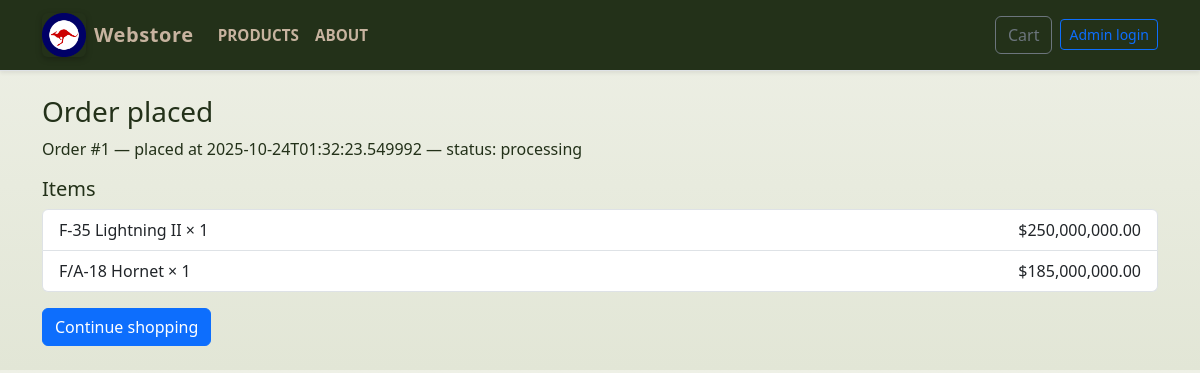
The page /order/success/1 on the database its author committed.
### tables this page shows
CREATE TABLE orders (
        id INTEGER PRIMARY KEY,
        customer_id INTEGER NOT NULL,
        total REAL NOT NULL,
        status TEXT NOT NULL,
        created_at TEXT NOT NULL, agency TEXT, authorized_officer TEXT, official_email TEXT, position_clearance TEXT, contact_number TEXT, po_number TEXT, contract_reference TEXT, funding_source TEXT, auth_doc TEXT, vendor_id TEXT, end_user_cert TEXT, export_license_status TEXT, delivery_location TEXT, required_delivery_date TEXT, payment_method TEXT, declaration_agreed INTEGER, digital_signature TEXT,
        FOREIGN KEY(customer_id) REFERENCES customers(id) ON DELETE CASCADE
    );

CREATE TABLE order_items (
        id INTEGER PRIMARY KEY,
        order_id INTEGER NOT NULL,
        product_id INTEGER NOT NULL,
        quantity INTEGER NOT NULL,
        unit_price REAL NOT NULL,
        FOREIGN KEY(order_id) REFERENCES orders(id) ON DELETE CASCADE,
        FOREIGN KEY(product_id) REFERENCES products(id) ON DELETE RESTRICT
    );

CREATE TABLE products (
        id INTEGER PRIMARY KEY,
        sku TEXT UNIQUE NOT NULL,
        name TEXT NOT NULL,
        description TEXT,
        price REAL NOT NULL,
        image TEXT,
        created_at TEXT NOT NULL
    , stock INTEGER NOT NULL DEFAULT 0);

### app.py (the view)
@app.route("/order/success/<int:order_id>")
def order_success(order_id):
    db = get_db()
    order = db.execute("SELECT o.id, o.total, o.status, o.created_at, c.name, c.email FROM orders o LEFT JOIN customers c ON o.customer_id = c.id WHERE o.id = ?", (order_id,)).fetchone()
    items = db.execute("SELECT oi.quantity, oi.unit_price, p.name FROM order_items oi JOIN products p ON oi.product_id = p.id WHERE oi.order_id = ?", (order_id,)).fetchall()
    return render_template("order_success.html", order=order, items=items)

### app.py (called while the page is built)
def get_db():
    if 'db' not in g:
        conn = sqlite3.connect(DB_PATH)
        conn.row_factory = sqlite3.Row
        conn.execute("PRAGMA foreign_keys = ON;")
        g.db = conn
    return g.db

@app.context_processor
def inject_cart_count():
    cart = session.get("cart", {}) if session is not None else {}
    try:
        count = sum(int(v) for v in cart.values()) if cart else 0
    except Exception:
        count = 0
    return {"cart_count": count}

### templates/order_success.html (shortened to what this page needs)
<!doctype html>
<html lang="en">
<head>
  <link href="https://cdn.jsdelivr.net/npm/bootstrap@5.3.0/dist/css/bootstrap.min.css" rel="stylesheet">
  <link rel="stylesheet" href="{{ url_for('static', filename='css/styles.css') }}">
</head>
<body>
  {% include 'navbar.html' %}
  <div class="container py-4">
    <h3>Order placed</h3>
    <p>Order #{{ order.id }} — placed at {{ order.created_at }} — status: {{ order.status }}</p>
    <h5>Items</h5>
    <ul class="list-group mb-3">
      {% for it in items %}
      <li class="list-group-item d-flex justify-content-between">
        <div>{{ it["name"] }} × {{ it["quantity"] }}</div>
        <div>${{ "{:,.2f}".format(it["unit_price"] * it["quantity"]) }}</div>
      </li>
      {% endfor %}
    </ul>
    <a href="{{ url_for('products') }}" class="btn btn-primary">Continue shopping</a>
  </div>
</body>
</html>

### static/css/styles.css (style rules this page uses)
:root { --olive: #4b5320; --army-dark: #233119; --khaki: #c7b39f; --sand: #e6dcc8; --accent: #8b1f1f; --white: #ffffff; --navy: #001a66; }
body { background: linear-gradient(180deg, #eef0e6 0%, #e2e6d6 100%); color: var(--army-dark); font-family: "Segoe UI", Roboto, "Helvetica Neue", Arial, sans-serif; margin: 0; }
body { transition: opacity 320ms ease-in-out; will-change: opacity; }

### rows shown on the page
orders: id "1", created_at "2025-10-24T01:32:23.549992", status "processing"
order_items: name "F-35 Lightning II", quantity "1", it['unit_price']*it['quantity'] "250,000,000.00"
order_items: name "F/A-18 Hornet", quantity "1", it['unit_price']*it['quantity'] "185,000,000.00"
